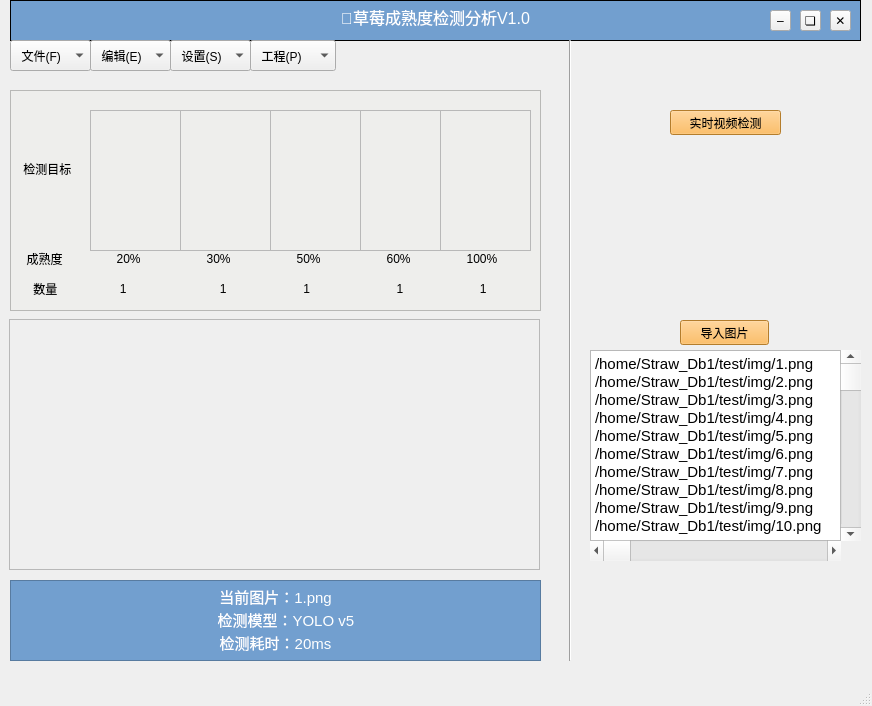
<?xml version="1.0" encoding="UTF-8"?>
<ui version="4.0">
 <class>MainWindow</class>
 <widget class="QMainWindow" name="MainWindow">
  <property name="enabled">
   <bool>true</bool>
  </property>
  <property name="geometry">
   <rect>
    <x>0</x>
    <y>0</y>
    <width>872</width>
    <height>706</height>
   </rect>
  </property>
  <property name="windowTitle">
   <string>MainWindow</string>
  </property>
  <widget class="QWidget" name="centralwidget">
   <widget class="QTextEdit" name="textEdit">
    <property name="geometry">
     <rect>
      <x>10</x>
      <y>0</y>
      <width>851</width>
      <height>41</height>
     </rect>
    </property>
    <property name="palette">
     <palette>
      <active>
       <colorrole role="WindowText">
        <brush brushstyle="SolidPattern">
         <color alpha="255">
          <red>0</red>
          <green>0</green>
          <blue>0</blue>
         </color>
        </brush>
       </colorrole>
       <colorrole role="Dark">
        <brush brushstyle="SolidPattern">
         <color alpha="255">
          <red>0</red>
          <green>0</green>
          <blue>0</blue>
         </color>
        </brush>
       </colorrole>
       <colorrole role="Text">
        <brush brushstyle="SolidPattern">
         <color alpha="255">
          <red>0</red>
          <green>0</green>
          <blue>0</blue>
         </color>
        </brush>
       </colorrole>
       <colorrole role="BrightText">
        <brush brushstyle="SolidPattern">
         <color alpha="255">
          <red>0</red>
          <green>0</green>
          <blue>0</blue>
         </color>
        </brush>
       </colorrole>
       <colorrole role="ButtonText">
        <brush brushstyle="SolidPattern">
         <color alpha="255">
          <red>0</red>
          <green>0</green>
          <blue>0</blue>
         </color>
        </brush>
       </colorrole>
       <colorrole role="Base">
        <brush brushstyle="SolidPattern">
         <color alpha="255">
          <red>114</red>
          <green>159</green>
          <blue>207</blue>
         </color>
        </brush>
       </colorrole>
       <colorrole role="Window">
        <brush brushstyle="SolidPattern">
         <color alpha="255">
          <red>0</red>
          <green>0</green>
          <blue>0</blue>
         </color>
        </brush>
       </colorrole>
       <colorrole role="Shadow">
        <brush brushstyle="SolidPattern">
         <color alpha="255">
          <red>239</red>
          <green>41</green>
          <blue>41</blue>
         </color>
        </brush>
       </colorrole>
      </active>
      <inactive>
       <colorrole role="WindowText">
        <brush brushstyle="SolidPattern">
         <color alpha="255">
          <red>0</red>
          <green>0</green>
          <blue>0</blue>
         </color>
        </brush>
       </colorrole>
       <colorrole role="Dark">
        <brush brushstyle="SolidPattern">
         <color alpha="255">
          <red>0</red>
          <green>0</green>
          <blue>0</blue>
         </color>
        </brush>
       </colorrole>
       <colorrole role="Text">
        <brush brushstyle="SolidPattern">
         <color alpha="255">
          <red>0</red>
          <green>0</green>
          <blue>0</blue>
         </color>
        </brush>
       </colorrole>
       <colorrole role="BrightText">
        <brush brushstyle="SolidPattern">
         <color alpha="255">
          <red>0</red>
          <green>0</green>
          <blue>0</blue>
         </color>
        </brush>
       </colorrole>
       <colorrole role="ButtonText">
        <brush brushstyle="SolidPattern">
         <color alpha="255">
          <red>0</red>
          <green>0</green>
          <blue>0</blue>
         </color>
        </brush>
       </colorrole>
       <colorrole role="Base">
        <brush brushstyle="SolidPattern">
         <color alpha="255">
          <red>114</red>
          <green>159</green>
          <blue>207</blue>
         </color>
        </brush>
       </colorrole>
       <colorrole role="Window">
        <brush brushstyle="SolidPattern">
         <color alpha="255">
          <red>0</red>
          <green>0</green>
          <blue>0</blue>
         </color>
        </brush>
       </colorrole>
       <colorrole role="Shadow">
        <brush brushstyle="SolidPattern">
         <color alpha="255">
          <red>239</red>
          <green>41</green>
          <blue>41</blue>
         </color>
        </brush>
       </colorrole>
      </inactive>
      <disabled>
       <colorrole role="WindowText">
        <brush brushstyle="SolidPattern">
         <color alpha="255">
          <red>0</red>
          <green>0</green>
          <blue>0</blue>
         </color>
        </brush>
       </colorrole>
       <colorrole role="Dark">
        <brush brushstyle="SolidPattern">
         <color alpha="255">
          <red>0</red>
          <green>0</green>
          <blue>0</blue>
         </color>
        </brush>
       </colorrole>
       <colorrole role="Text">
        <brush brushstyle="SolidPattern">
         <color alpha="255">
          <red>0</red>
          <green>0</green>
          <blue>0</blue>
         </color>
        </brush>
       </colorrole>
       <colorrole role="BrightText">
        <brush brushstyle="SolidPattern">
         <color alpha="255">
          <red>0</red>
          <green>0</green>
          <blue>0</blue>
         </color>
        </brush>
       </colorrole>
       <colorrole role="ButtonText">
        <brush brushstyle="SolidPattern">
         <color alpha="255">
          <red>0</red>
          <green>0</green>
          <blue>0</blue>
         </color>
        </brush>
       </colorrole>
       <colorrole role="Base">
        <brush brushstyle="SolidPattern">
         <color alpha="255">
          <red>0</red>
          <green>0</green>
          <blue>0</blue>
         </color>
        </brush>
       </colorrole>
       <colorrole role="Window">
        <brush brushstyle="SolidPattern">
         <color alpha="255">
          <red>0</red>
          <green>0</green>
          <blue>0</blue>
         </color>
        </brush>
       </colorrole>
       <colorrole role="Shadow">
        <brush brushstyle="SolidPattern">
         <color alpha="255">
          <red>239</red>
          <green>41</green>
          <blue>41</blue>
         </color>
        </brush>
       </colorrole>
      </disabled>
     </palette>
    </property>
    <property name="html">
     <string>&lt;!DOCTYPE HTML PUBLIC &quot;-//W3C//DTD HTML 4.0//EN&quot; &quot;http://www.w3.org/TR/REC-html40/strict.dtd&quot;&gt;
&lt;html&gt;&lt;head&gt;&lt;meta name=&quot;qrichtext&quot; content=&quot;1&quot; /&gt;&lt;style type=&quot;text/css&quot;&gt;
p, li { white-space: pre-wrap; }
&lt;/style&gt;&lt;/head&gt;&lt;body style=&quot; font-family:'Ubuntu'; font-size:11pt; font-weight:400; font-style:normal;&quot;&gt;
&lt;p align=&quot;center&quot; style=&quot; margin-top:0px; margin-bottom:0px; margin-left:0px; margin-right:0px; -qt-block-indent:0; text-indent:0px;&quot;&gt;&lt;span style=&quot; font-size:12pt; color:#ffffff;&quot;&gt;🍓草莓成熟度检测分析V1.0&lt;/span&gt;&lt;/p&gt;&lt;/body&gt;&lt;/html&gt;</string>
    </property>
   </widget>
   <widget class="QToolButton" name="toolButton">
    <property name="geometry">
     <rect>
      <x>770</x>
      <y>10</y>
      <width>21</width>
      <height>21</height>
     </rect>
    </property>
    <property name="text">
     <string>‒</string>
    </property>
   </widget>
   <widget class="QToolButton" name="toolButton_2">
    <property name="geometry">
     <rect>
      <x>800</x>
      <y>10</y>
      <width>21</width>
      <height>21</height>
     </rect>
    </property>
    <property name="text">
     <string>❏</string>
    </property>
   </widget>
   <widget class="QToolButton" name="toolButton_3">
    <property name="geometry">
     <rect>
      <x>830</x>
      <y>10</y>
      <width>21</width>
      <height>21</height>
     </rect>
    </property>
    <property name="text">
     <string>✕</string>
    </property>
   </widget>
   <widget class="QPushButton" name="pushButton">
    <property name="geometry">
     <rect>
      <x>680</x>
      <y>320</y>
      <width>89</width>
      <height>25</height>
     </rect>
    </property>
    <property name="palette">
     <palette>
      <active>
       <colorrole role="Button">
        <brush brushstyle="SolidPattern">
         <color alpha="255">
          <red>252</red>
          <green>175</green>
          <blue>62</blue>
         </color>
        </brush>
       </colorrole>
       <colorrole role="Base">
        <brush brushstyle="SolidPattern">
         <color alpha="255">
          <red>252</red>
          <green>175</green>
          <blue>62</blue>
         </color>
        </brush>
       </colorrole>
       <colorrole role="Window">
        <brush brushstyle="SolidPattern">
         <color alpha="255">
          <red>252</red>
          <green>175</green>
          <blue>62</blue>
         </color>
        </brush>
       </colorrole>
      </active>
      <inactive>
       <colorrole role="Button">
        <brush brushstyle="SolidPattern">
         <color alpha="255">
          <red>252</red>
          <green>175</green>
          <blue>62</blue>
         </color>
        </brush>
       </colorrole>
       <colorrole role="Base">
        <brush brushstyle="SolidPattern">
         <color alpha="255">
          <red>252</red>
          <green>175</green>
          <blue>62</blue>
         </color>
        </brush>
       </colorrole>
       <colorrole role="Window">
        <brush brushstyle="SolidPattern">
         <color alpha="255">
          <red>252</red>
          <green>175</green>
          <blue>62</blue>
         </color>
        </brush>
       </colorrole>
      </inactive>
      <disabled>
       <colorrole role="Button">
        <brush brushstyle="SolidPattern">
         <color alpha="255">
          <red>252</red>
          <green>175</green>
          <blue>62</blue>
         </color>
        </brush>
       </colorrole>
       <colorrole role="Base">
        <brush brushstyle="SolidPattern">
         <color alpha="255">
          <red>252</red>
          <green>175</green>
          <blue>62</blue>
         </color>
        </brush>
       </colorrole>
       <colorrole role="Window">
        <brush brushstyle="SolidPattern">
         <color alpha="255">
          <red>252</red>
          <green>175</green>
          <blue>62</blue>
         </color>
        </brush>
       </colorrole>
      </disabled>
     </palette>
    </property>
    <property name="text">
     <string>导入图片</string>
    </property>
   </widget>
   <widget class="QTextBrowser" name="textBrowser">
    <property name="geometry">
     <rect>
      <x>590</x>
      <y>350</y>
      <width>251</width>
      <height>191</height>
     </rect>
    </property>
    <property name="html">
     <string>&lt;!DOCTYPE HTML PUBLIC &quot;-//W3C//DTD HTML 4.0//EN&quot; &quot;http://www.w3.org/TR/REC-html40/strict.dtd&quot;&gt;
&lt;html&gt;&lt;head&gt;&lt;meta name=&quot;qrichtext&quot; content=&quot;1&quot; /&gt;&lt;style type=&quot;text/css&quot;&gt;
p, li { white-space: pre-wrap; }
&lt;/style&gt;&lt;/head&gt;&lt;body style=&quot; font-family:'Ubuntu'; font-size:11pt; font-weight:400; font-style:normal;&quot;&gt;
&lt;p style=&quot; margin-top:0px; margin-bottom:0px; margin-left:0px; margin-right:0px; -qt-block-indent:0; text-indent:0px;&quot;&gt;/home/Straw_Db1/test/img/1.png&lt;/p&gt;
&lt;p style=&quot; margin-top:0px; margin-bottom:0px; margin-left:0px; margin-right:0px; -qt-block-indent:0; text-indent:0px;&quot;&gt;/home/Straw_Db1/test/img/2.png&lt;/p&gt;
&lt;p style=&quot; margin-top:0px; margin-bottom:0px; margin-left:0px; margin-right:0px; -qt-block-indent:0; text-indent:0px;&quot;&gt;/home/Straw_Db1/test/img/3.png&lt;/p&gt;
&lt;p style=&quot; margin-top:0px; margin-bottom:0px; margin-left:0px; margin-right:0px; -qt-block-indent:0; text-indent:0px;&quot;&gt;/home/Straw_Db1/test/img/4.png&lt;/p&gt;
&lt;p style=&quot; margin-top:0px; margin-bottom:0px; margin-left:0px; margin-right:0px; -qt-block-indent:0; text-indent:0px;&quot;&gt;/home/Straw_Db1/test/img/5.png&lt;/p&gt;
&lt;p style=&quot; margin-top:0px; margin-bottom:0px; margin-left:0px; margin-right:0px; -qt-block-indent:0; text-indent:0px;&quot;&gt;/home/Straw_Db1/test/img/6.png&lt;/p&gt;
&lt;p style=&quot; margin-top:0px; margin-bottom:0px; margin-left:0px; margin-right:0px; -qt-block-indent:0; text-indent:0px;&quot;&gt;/home/Straw_Db1/test/img/7.png&lt;/p&gt;
&lt;p style=&quot; margin-top:0px; margin-bottom:0px; margin-left:0px; margin-right:0px; -qt-block-indent:0; text-indent:0px;&quot;&gt;/home/Straw_Db1/test/img/8.png&lt;/p&gt;
&lt;p style=&quot; margin-top:0px; margin-bottom:0px; margin-left:0px; margin-right:0px; -qt-block-indent:0; text-indent:0px;&quot;&gt;/home/Straw_Db1/test/img/9.png&lt;/p&gt;
&lt;p style=&quot; margin-top:0px; margin-bottom:0px; margin-left:0px; margin-right:0px; -qt-block-indent:0; text-indent:0px;&quot;&gt;/home/Straw_Db1/test/img/10.png&lt;/p&gt;&lt;/body&gt;&lt;/html&gt;</string>
    </property>
   </widget>
   <widget class="QScrollBar" name="horizontalScrollBar">
    <property name="geometry">
     <rect>
      <x>590</x>
      <y>540</y>
      <width>251</width>
      <height>21</height>
     </rect>
    </property>
    <property name="orientation">
     <enum>Qt::Horizontal</enum>
    </property>
   </widget>
   <widget class="QScrollBar" name="verticalScrollBar">
    <property name="geometry">
     <rect>
      <x>840</x>
      <y>350</y>
      <width>21</width>
      <height>191</height>
     </rect>
    </property>
    <property name="orientation">
     <enum>Qt::Vertical</enum>
    </property>
   </widget>
   <widget class="QPushButton" name="pushButton_2">
    <property name="geometry">
     <rect>
      <x>670</x>
      <y>110</y>
      <width>111</width>
      <height>25</height>
     </rect>
    </property>
    <property name="palette">
     <palette>
      <active>
       <colorrole role="Button">
        <brush brushstyle="SolidPattern">
         <color alpha="255">
          <red>252</red>
          <green>175</green>
          <blue>62</blue>
         </color>
        </brush>
       </colorrole>
       <colorrole role="Base">
        <brush brushstyle="SolidPattern">
         <color alpha="255">
          <red>252</red>
          <green>175</green>
          <blue>62</blue>
         </color>
        </brush>
       </colorrole>
       <colorrole role="Window">
        <brush brushstyle="SolidPattern">
         <color alpha="255">
          <red>252</red>
          <green>175</green>
          <blue>62</blue>
         </color>
        </brush>
       </colorrole>
      </active>
      <inactive>
       <colorrole role="Button">
        <brush brushstyle="SolidPattern">
         <color alpha="255">
          <red>252</red>
          <green>175</green>
          <blue>62</blue>
         </color>
        </brush>
       </colorrole>
       <colorrole role="Base">
        <brush brushstyle="SolidPattern">
         <color alpha="255">
          <red>252</red>
          <green>175</green>
          <blue>62</blue>
         </color>
        </brush>
       </colorrole>
       <colorrole role="Window">
        <brush brushstyle="SolidPattern">
         <color alpha="255">
          <red>252</red>
          <green>175</green>
          <blue>62</blue>
         </color>
        </brush>
       </colorrole>
      </inactive>
      <disabled>
       <colorrole role="Button">
        <brush brushstyle="SolidPattern">
         <color alpha="255">
          <red>252</red>
          <green>175</green>
          <blue>62</blue>
         </color>
        </brush>
       </colorrole>
       <colorrole role="Base">
        <brush brushstyle="SolidPattern">
         <color alpha="255">
          <red>252</red>
          <green>175</green>
          <blue>62</blue>
         </color>
        </brush>
       </colorrole>
       <colorrole role="Window">
        <brush brushstyle="SolidPattern">
         <color alpha="255">
          <red>252</red>
          <green>175</green>
          <blue>62</blue>
         </color>
        </brush>
       </colorrole>
      </disabled>
     </palette>
    </property>
    <property name="text">
     <string>实时视频检测</string>
    </property>
   </widget>
   <widget class="QTextEdit" name="textEdit_7">
    <property name="geometry">
     <rect>
      <x>10</x>
      <y>580</y>
      <width>531</width>
      <height>81</height>
     </rect>
    </property>
    <property name="styleSheet">
     <string notr="true">background-color: rgb(114, 159, 207);</string>
    </property>
    <property name="html">
     <string>&lt;!DOCTYPE HTML PUBLIC &quot;-//W3C//DTD HTML 4.0//EN&quot; &quot;http://www.w3.org/TR/REC-html40/strict.dtd&quot;&gt;
&lt;html&gt;&lt;head&gt;&lt;meta name=&quot;qrichtext&quot; content=&quot;1&quot; /&gt;&lt;style type=&quot;text/css&quot;&gt;
p, li { white-space: pre-wrap; }
&lt;/style&gt;&lt;/head&gt;&lt;body style=&quot; font-family:'Ubuntu'; font-size:11pt; font-weight:400; font-style:normal;&quot;&gt;
&lt;p align=&quot;center&quot; style=&quot; margin-top:0px; margin-bottom:0px; margin-left:0px; margin-right:0px; -qt-block-indent:0; text-indent:0px;&quot;&gt;&lt;span style=&quot; color:#ffffff;&quot;&gt;当前图片：1.png&lt;/span&gt;&lt;/p&gt;
&lt;p align=&quot;center&quot; style=&quot; margin-top:0px; margin-bottom:0px; margin-left:0px; margin-right:0px; -qt-block-indent:0; text-indent:0px;&quot;&gt;&lt;span style=&quot; color:#ffffff;&quot;&gt;     检测模型：YOLO v5&lt;/span&gt;&lt;/p&gt;
&lt;p align=&quot;center&quot; style=&quot; margin-top:0px; margin-bottom:0px; margin-left:0px; margin-right:0px; -qt-block-indent:0; text-indent:0px;&quot;&gt;&lt;span style=&quot; color:#ffffff;&quot;&gt;检测耗时：20ms&lt;/span&gt;&lt;/p&gt;&lt;/body&gt;&lt;/html&gt;</string>
    </property>
   </widget>
   <widget class="Line" name="line">
    <property name="geometry">
     <rect>
      <x>560</x>
      <y>40</y>
      <width>20</width>
      <height>621</height>
     </rect>
    </property>
    <property name="palette">
     <palette>
      <active>
       <colorrole role="Text">
        <brush brushstyle="SolidPattern">
         <color alpha="255">
          <red>0</red>
          <green>0</green>
          <blue>0</blue>
         </color>
        </brush>
       </colorrole>
       <colorrole role="Base">
        <brush brushstyle="SolidPattern">
         <color alpha="255">
          <red>255</red>
          <green>255</green>
          <blue>255</blue>
         </color>
        </brush>
       </colorrole>
       <colorrole role="Window">
        <brush brushstyle="SolidPattern">
         <color alpha="255">
          <red>238</red>
          <green>238</green>
          <blue>236</blue>
         </color>
        </brush>
       </colorrole>
      </active>
      <inactive>
       <colorrole role="Text">
        <brush brushstyle="SolidPattern">
         <color alpha="255">
          <red>0</red>
          <green>0</green>
          <blue>0</blue>
         </color>
        </brush>
       </colorrole>
       <colorrole role="Base">
        <brush brushstyle="SolidPattern">
         <color alpha="255">
          <red>255</red>
          <green>255</green>
          <blue>255</blue>
         </color>
        </brush>
       </colorrole>
       <colorrole role="Window">
        <brush brushstyle="SolidPattern">
         <color alpha="255">
          <red>238</red>
          <green>238</green>
          <blue>236</blue>
         </color>
        </brush>
       </colorrole>
      </inactive>
      <disabled>
       <colorrole role="Text">
        <brush brushstyle="SolidPattern">
         <color alpha="255">
          <red>190</red>
          <green>190</green>
          <blue>190</blue>
         </color>
        </brush>
       </colorrole>
       <colorrole role="Base">
        <brush brushstyle="SolidPattern">
         <color alpha="255">
          <red>238</red>
          <green>238</green>
          <blue>236</blue>
         </color>
        </brush>
       </colorrole>
       <colorrole role="Window">
        <brush brushstyle="SolidPattern">
         <color alpha="255">
          <red>238</red>
          <green>238</green>
          <blue>236</blue>
         </color>
        </brush>
       </colorrole>
      </disabled>
     </palette>
    </property>
    <property name="focusPolicy">
     <enum>Qt::NoFocus</enum>
    </property>
    <property name="contextMenuPolicy">
     <enum>Qt::PreventContextMenu</enum>
    </property>
    <property name="orientation">
     <enum>Qt::Vertical</enum>
    </property>
   </widget>
   <widget class="QTextEdit" name="textEdit_8">
    <property name="geometry">
     <rect>
      <x>10</x>
      <y>90</y>
      <width>531</width>
      <height>221</height>
     </rect>
    </property>
    <property name="styleSheet">
     <string notr="true">background-color: rgb(238, 238, 236);</string>
    </property>
   </widget>
   <widget class="QLabel" name="label">
    <property name="geometry">
     <rect>
      <x>20</x>
      <y>160</y>
      <width>67</width>
      <height>17</height>
     </rect>
    </property>
    <property name="text">
     <string> 检测目标</string>
    </property>
   </widget>
   <widget class="QLabel" name="label_2">
    <property name="geometry">
     <rect>
      <x>20</x>
      <y>250</y>
      <width>67</width>
      <height>17</height>
     </rect>
    </property>
    <property name="text">
     <string>  成熟度</string>
    </property>
   </widget>
   <widget class="QLabel" name="label_3">
    <property name="geometry">
     <rect>
      <x>20</x>
      <y>280</y>
      <width>67</width>
      <height>17</height>
     </rect>
    </property>
    <property name="text">
     <string>    数量</string>
    </property>
   </widget>
   <widget class="QFrame" name="frame">
    <property name="geometry">
     <rect>
      <x>9</x>
      <y>319</y>
      <width>531</width>
      <height>251</height>
     </rect>
    </property>
    <property name="styleSheet">
     <string notr="true">image: url(:/pic/images/1.png);
</string>
    </property>
    <property name="frameShape">
     <enum>QFrame::StyledPanel</enum>
    </property>
    <property name="frameShadow">
     <enum>QFrame::Raised</enum>
    </property>
   </widget>
   <widget class="QFrame" name="frame_2">
    <property name="geometry">
     <rect>
      <x>90</x>
      <y>110</y>
      <width>91</width>
      <height>141</height>
     </rect>
    </property>
    <property name="styleSheet">
     <string notr="true">image: url(:/pic/images/2.png);</string>
    </property>
    <property name="frameShape">
     <enum>QFrame::StyledPanel</enum>
    </property>
    <property name="frameShadow">
     <enum>QFrame::Raised</enum>
    </property>
   </widget>
   <widget class="QFrame" name="frame_3">
    <property name="geometry">
     <rect>
      <x>180</x>
      <y>110</y>
      <width>91</width>
      <height>141</height>
     </rect>
    </property>
    <property name="styleSheet">
     <string notr="true">image: url(:/pic/images/3.png);</string>
    </property>
    <property name="frameShape">
     <enum>QFrame::StyledPanel</enum>
    </property>
    <property name="frameShadow">
     <enum>QFrame::Raised</enum>
    </property>
   </widget>
   <widget class="QFrame" name="frame_4">
    <property name="geometry">
     <rect>
      <x>270</x>
      <y>110</y>
      <width>91</width>
      <height>141</height>
     </rect>
    </property>
    <property name="styleSheet">
     <string notr="true">image: url(:/pic/images/4.png);</string>
    </property>
    <property name="frameShape">
     <enum>QFrame::StyledPanel</enum>
    </property>
    <property name="frameShadow">
     <enum>QFrame::Raised</enum>
    </property>
   </widget>
   <widget class="QFrame" name="frame_5">
    <property name="geometry">
     <rect>
      <x>440</x>
      <y>110</y>
      <width>91</width>
      <height>141</height>
     </rect>
    </property>
    <property name="styleSheet">
     <string notr="true">image: url(:/pic/images/5.png);</string>
    </property>
    <property name="frameShape">
     <enum>QFrame::StyledPanel</enum>
    </property>
    <property name="frameShadow">
     <enum>QFrame::Raised</enum>
    </property>
   </widget>
   <widget class="QLabel" name="label_5">
    <property name="geometry">
     <rect>
      <x>100</x>
      <y>250</y>
      <width>67</width>
      <height>17</height>
     </rect>
    </property>
    <property name="text">
     <string>     20%</string>
    </property>
   </widget>
   <widget class="QLabel" name="label_6">
    <property name="geometry">
     <rect>
      <x>90</x>
      <y>280</y>
      <width>67</width>
      <height>17</height>
     </rect>
    </property>
    <property name="text">
     <string>         1</string>
    </property>
   </widget>
   <widget class="QLabel" name="label_7">
    <property name="geometry">
     <rect>
      <x>190</x>
      <y>250</y>
      <width>67</width>
      <height>17</height>
     </rect>
    </property>
    <property name="text">
     <string>     30%</string>
    </property>
   </widget>
   <widget class="QLabel" name="label_8">
    <property name="geometry">
     <rect>
      <x>280</x>
      <y>250</y>
      <width>67</width>
      <height>17</height>
     </rect>
    </property>
    <property name="text">
     <string>     50%</string>
    </property>
   </widget>
   <widget class="QLabel" name="label_9">
    <property name="geometry">
     <rect>
      <x>450</x>
      <y>250</y>
      <width>67</width>
      <height>17</height>
     </rect>
    </property>
    <property name="text">
     <string>     100%</string>
    </property>
   </widget>
   <widget class="QLabel" name="label_10">
    <property name="geometry">
     <rect>
      <x>190</x>
      <y>280</y>
      <width>67</width>
      <height>17</height>
     </rect>
    </property>
    <property name="text">
     <string>         1</string>
    </property>
   </widget>
   <widget class="QLabel" name="label_11">
    <property name="geometry">
     <rect>
      <x>280</x>
      <y>280</y>
      <width>67</width>
      <height>17</height>
     </rect>
    </property>
    <property name="text">
     <string>       1</string>
    </property>
   </widget>
   <widget class="QLabel" name="label_12">
    <property name="geometry">
     <rect>
      <x>450</x>
      <y>280</y>
      <width>67</width>
      <height>17</height>
     </rect>
    </property>
    <property name="text">
     <string>         1</string>
    </property>
   </widget>
   <widget class="QComboBox" name="comboBox">
    <property name="enabled">
     <bool>true</bool>
    </property>
    <property name="geometry">
     <rect>
      <x>10</x>
      <y>40</y>
      <width>81</width>
      <height>31</height>
     </rect>
    </property>
    <property name="editable">
     <bool>false</bool>
    </property>
    <item>
     <property name="text">
      <string>  文件(F)</string>
     </property>
    </item>
    <item>
     <property name="text">
      <string>新建项目</string>
     </property>
    </item>
    <item>
     <property name="text">
      <string>打开项目</string>
     </property>
    </item>
    <item>
     <property name="text">
      <string>保存项目</string>
     </property>
    </item>
    <item>
     <property name="text">
      <string/>
     </property>
    </item>
    <item>
     <property name="text">
      <string/>
     </property>
    </item>
   </widget>
   <widget class="QComboBox" name="comboBox_2">
    <property name="geometry">
     <rect>
      <x>90</x>
      <y>40</y>
      <width>81</width>
      <height>31</height>
     </rect>
    </property>
    <item>
     <property name="text">
      <string>  编辑(E)</string>
     </property>
    </item>
    <item>
     <property name="text">
      <string>撤销</string>
     </property>
    </item>
    <item>
     <property name="text">
      <string>返回</string>
     </property>
    </item>
    <item>
     <property name="text">
      <string>复制</string>
     </property>
    </item>
    <item>
     <property name="text">
      <string>粘贴</string>
     </property>
    </item>
    <item>
     <property name="text">
      <string>剪切</string>
     </property>
    </item>
   </widget>
   <widget class="QComboBox" name="comboBox_3">
    <property name="geometry">
     <rect>
      <x>170</x>
      <y>40</y>
      <width>81</width>
      <height>31</height>
     </rect>
    </property>
    <item>
     <property name="text">
      <string>  设置(S)</string>
     </property>
    </item>
   </widget>
   <widget class="QComboBox" name="comboBox_4">
    <property name="geometry">
     <rect>
      <x>250</x>
      <y>40</y>
      <width>86</width>
      <height>31</height>
     </rect>
    </property>
    <item>
     <property name="text">
      <string>  工程(P)</string>
     </property>
    </item>
   </widget>
   <widget class="QFrame" name="frame_6">
    <property name="geometry">
     <rect>
      <x>360</x>
      <y>110</y>
      <width>81</width>
      <height>141</height>
     </rect>
    </property>
    <property name="styleSheet">
     <string notr="true">image: url(:/pic/images/6.png);</string>
    </property>
    <property name="frameShape">
     <enum>QFrame::StyledPanel</enum>
    </property>
    <property name="frameShadow">
     <enum>QFrame::Raised</enum>
    </property>
   </widget>
   <widget class="QLabel" name="label_13">
    <property name="geometry">
     <rect>
      <x>370</x>
      <y>250</y>
      <width>67</width>
      <height>17</height>
     </rect>
    </property>
    <property name="text">
     <string>     60%</string>
    </property>
   </widget>
   <widget class="QLabel" name="label_14">
    <property name="geometry">
     <rect>
      <x>370</x>
      <y>280</y>
      <width>67</width>
      <height>17</height>
     </rect>
    </property>
    <property name="text">
     <string>        1</string>
    </property>
   </widget>
  </widget>
  <widget class="QMenuBar" name="menubar">
   <property name="geometry">
    <rect>
     <x>0</x>
     <y>0</y>
     <width>872</width>
     <height>28</height>
    </rect>
   </property>
  </widget>
  <widget class="QStatusBar" name="statusbar"/>
 </widget>
 <resources>
  <include location="res.qrc"/>
 </resources>
 <connections/>
</ui>
